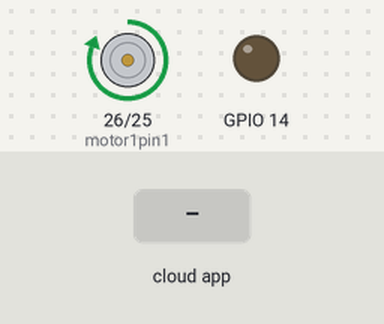
This sketch was run on a simulated ESP32. Parts: motor-driver pin pairs drawn as motors (green arrow = first pin HIGH = forward, orange = second pin HIGH = backward, longer = more drive), output pins drawn as LEDs (lit = HIGH). Inputs (shaded band) come from the test bench. WiFi joins after 1.5 s; servers stay silent unless stated.

Above: at 2.7 s.
2.8 s: the phone or cloud app sets led to 1
At 4.1 s:
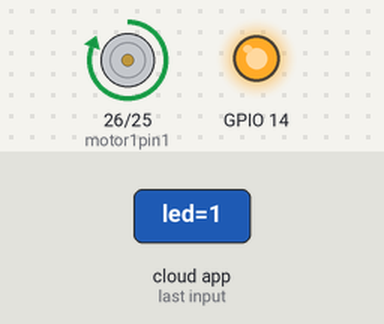
5.0 s: the phone or cloud app sets motordown to 0
At 6.8 s:
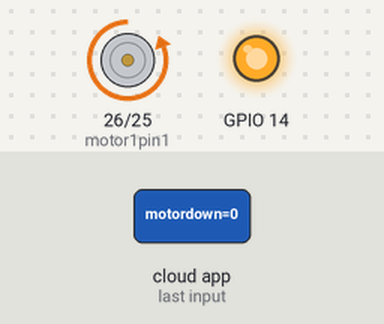
9.0 s: the phone or cloud app sets motordown to 1
At 12.7 s:
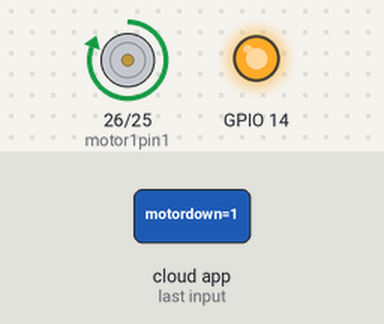
13.0 s: the phone or cloud app sets led to 0
At 14.2 s:
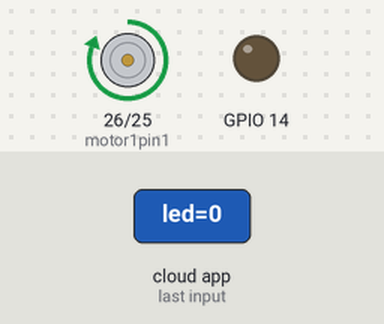
15.0 s: the phone or cloud app sets motordown to 0
At 15.8 s:
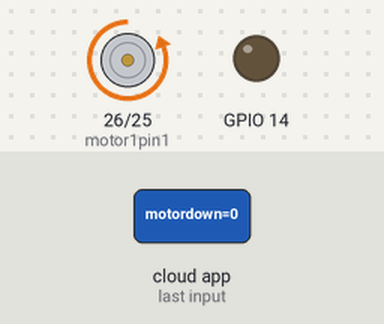
Timing chart, 0 to 19.0 s (numbered marks = the images above; inputs shaded):
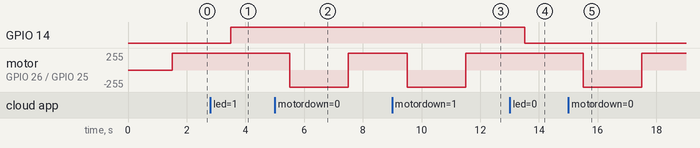

Measured:
- after the input at 2.8 s, GPIO 14: LOW → HIGH after 0.70 s
- after the input at 5.0 s, motor on GPIO 26 (motor1pin1) / GPIO 25 (motor1pin2): forward 255/255 → backward 255/255 after 0.50 s, → forward 255/255 2.0 s later
- after the input at 9.0 s, motor on GPIO 26 (motor1pin1) / GPIO 25 (motor1pin2): forward 255/255 → backward 255/255 after 0.51 s, → forward 255/255 2.0 s later
- after the input at 13.0 s, GPIO 14: HIGH → LOW after 0.51 s
- after the input at 15.0 s, motor on GPIO 26 (motor1pin1) / GPIO 25 (motor1pin2): forward 255/255 → backward 255/255 after 0.51 s, → forward 255/255 2.0 s later

The sketch:

project_apr24a.ino
```cpp
#include "arduino_secrets.h"
/*
  Sketch generated by the Arduino IoT Cloud Thing "Untitled"
  https://create.arduino.cc/cloud/things/03ed0bf9-de5c-41ef-bc63-1904380ac00c

  Arduino IoT Cloud Variables description

  The following variables are automatically generated and updated when changes are made to the Thing

  CloudLight led;
  CloudTemperatureSensor temperature;
  CloudSchedule schedule;
  bool motordown;
  bool motorup;

  Variables which are marked as READ/WRITE in the Cloud Thing will also have functions
  which are called when their values are changed from the Dashboard.
  These functions are generated with the Thing and added at the end of this sketch.
*/

#include "thingProperties.h"
#include "DHT.h"

#define DHTPIN 18
#define DHTTYPE DHT11

DHT dht(DHTPIN, DHTTYPE);

int motor1pin1 = 26;
int motor1pin2 = 25;


void setup() {
  // Initialize serial and wait for port to open:
  Serial.begin(9600);
  pinMode(motor1pin1, OUTPUT);
  pinMode(motor1pin2, OUTPUT);
  pinMode(14, OUTPUT);
  dht.begin();
  // This delay gives the chance to wait for a Serial Monitor without blocking if none is found
  delay(1500);

  // Defined in thingProperties.h
  initProperties();

  // Connect to Arduino IoT Cloud
  ArduinoCloud.begin(ArduinoIoTPreferredConnection);

  /*
     The following function allows you to obtain more information
     related to the state of network and IoT Cloud connection and errors
     the higher number the more granular information you’ll get.
     The default is 0 (only errors).
     Maximum is 4
 */
  setDebugMessageLevel(2);
  ArduinoCloud.printDebugInfo();
}

void loop() {
  ArduinoCloud.update();
  // Your code here
  //DHT_SENSOR_READ();
  if (schedule.isActive()) {
    onMotordownChange();

  } else {
    onMotorupChange();

  }


}


/*
  Since Led is READ_WRITE variable, onLedChange() is
  executed every time a new value is received from IoT Cloud.
*/
void onLedChange()  {
  // Add your code here to act upon Led change
  if (led == 1){
    digitalWrite(14, HIGH);
  } else{
    digitalWrite(14, LOW);
  }
}

/*
void DHT_SENSOR_READ(){
  float h = dht.readHumidity();
  float t = dht.readTemperature();
  temperature = t;
  humidity = h;
  Serial.print("temp -"); Serial.println(t) ;
  Serial.print("humidity -"); Serial.println(h);
  delay(1000);
}


*/

/*
  Since Motorup is READ_WRITE variable, onMotorupChange() is
  executed every time a new value is received from IoT Cloud.
*/
void onMotorupChange()  {
  // Add your code here to act upon Motorup change
  digitalWrite(motor1pin1, HIGH);
  digitalWrite(motor1pin2, LOW);
  delay(2000);
}

/*
  Since Motordown is READ_WRITE variable, onMotordownChange() is
  executed every time a new value is received from IoT Cloud.
*/
void onMotordownChange()  {
  // Add your code here to act upon Motordown change
  digitalWrite(motor1pin1, LOW);
  digitalWrite(motor1pin2, HIGH);
  delay(2000);
}


/*
  Since Schedule is READ_WRITE variable, onScheduleChange() is
  executed every time a new value is received from IoT Cloud.
*/
void onScheduleChange()  {
  // Add your code here to act upon Schedule change

}
```

arduino_secrets.h
```cpp
#define SECRET_SSID ""
#define SECRET_OPTIONAL_PASS ""
#define SECRET_DEVICE_KEY ""
```

thingProperties.h
```cpp
// Code generated by Arduino IoT Cloud, DO NOT EDIT.

#include <ArduinoIoTCloud.h>
#include <Arduino_ConnectionHandler.h>

const char DEVICE_LOGIN_NAME[]  = "746adac6-977a-438c-91c4-68860204385a";

const char SSID[]               = SECRET_SSID;    // Network SSID (name)
const char PASS[]               = SECRET_OPTIONAL_PASS;    // Network password (use for WPA, or use as key for WEP)
const char DEVICE_KEY[]  = SECRET_DEVICE_KEY;    // Secret device password

void onLedChange();
void onScheduleChange();
void onMotordownChange();
void onMotorupChange();

CloudLight led;
CloudTemperatureSensor temperature;
CloudSchedule schedule;
bool motordown;
bool motorup;

void initProperties(){

  ArduinoCloud.setBoardId(DEVICE_LOGIN_NAME);
  ArduinoCloud.setSecretDeviceKey(DEVICE_KEY);
  ArduinoCloud.addProperty(led, READWRITE, ON_CHANGE, onLedChange);
  ArduinoCloud.addProperty(temperature, READ, ON_CHANGE, NULL);
  ArduinoCloud.addProperty(schedule, READWRITE, ON_CHANGE, onScheduleChange);
  ArduinoCloud.addProperty(motordown, READWRITE, ON_CHANGE, onMotordownChange);
  ArduinoCloud.addProperty(motorup, READWRITE, ON_CHANGE, onMotorupChange);

}

WiFiConnectionHandler ArduinoIoTPreferredConnection(SSID, PASS);
```
